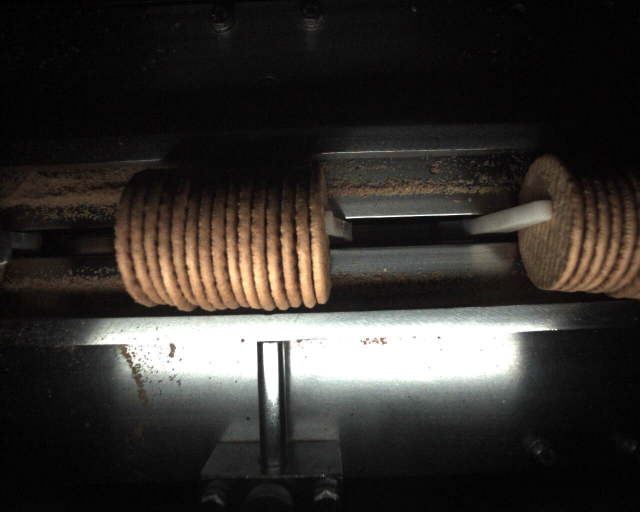
#> input picture tasks/biscutts.jpeg, 1280 x 1024 px (shown at 1/2 size)
$ python task6.py
#> lines starting #> are read from the running program, lines starting #| are printed output that depends on the picture; after the words box and inside, x2 and y2 are one past the last pixel; in counts of white or black regions, pixels touching at a corner belong together
import cv2
import numpy as np

img = cv2.imread("biscutts.jpeg")
#> img is the input picture: shape (1024, 1280, 3); mean B, G, R 45.7, 49, 52.6

crop = img[250:620, 180:680]
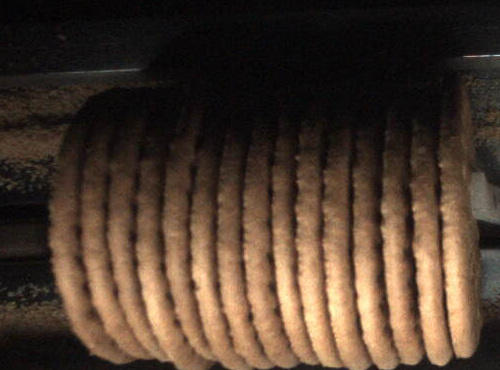
#> crop: shape (370, 500, 3); mean B, G, R 45.4, 58.9, 76.8

gray = cv2.cvtColor(crop, cv2.COLOR_BGR2GRAY)
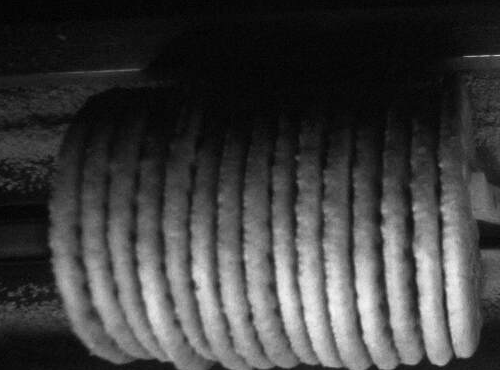
#> gray: shape (370, 500); min 0, max 247, mean 62.8

gray = cv2.GaussianBlur(gray, (5,5), 0)

_, thresh = cv2.threshold(gray, 140, 255, cv2.THRESH_BINARY)
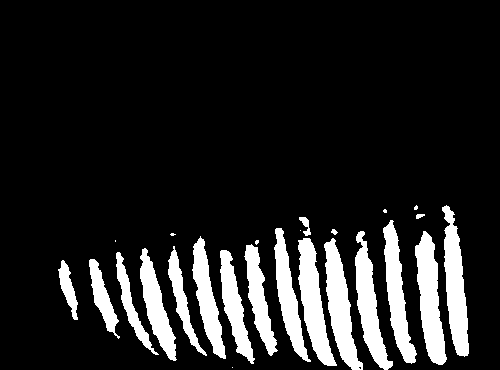
#> thresh: shape (370, 500); 13.7% white; 25 white regions (7 under 20 px)

contours, _ = cv2.findContours(thresh, cv2.RETR_EXTERNAL, cv2.CHAIN_APPROX_SIMPLE)
#> contours = 25 contours, 8 with area under 20; largest, box (x1, y1, x2, y2) and area: (415, 231, 447, 365) 2248, (324, 238, 363, 370) 2156, (442, 205, 469, 357) 2144, (298, 238, 337, 366) 2111, (355, 231, 393, 370) 1955

count = 0

for c in contours:
    if cv2.contourArea(c) > 200:
        count += 1
        cv2.drawContours(crop, [c], -1, (0,255,0), 2)
#> this loop made 25 passes
#> c on passes 1, 10, 17: [[232, 367]], [[115, 240], [115, 241]], [[300, 230]]
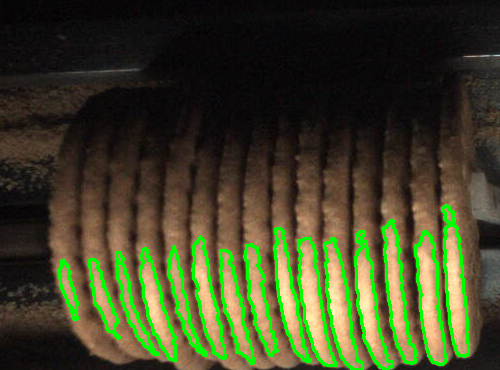
#> crop: shape (370, 500, 3); 7.12% of pixels changed, all inside (x1, y1, x2, y2) = (57, 204, 470, 370)
#> after the loop, count = 15

print("Biscuits:", count)
#| Biscuits: 15

cv2.imshow("Thresh", thresh)
cv2.imshow("Result", crop)

cv2.waitKey(0)
cv2.destroyAllWindows()
